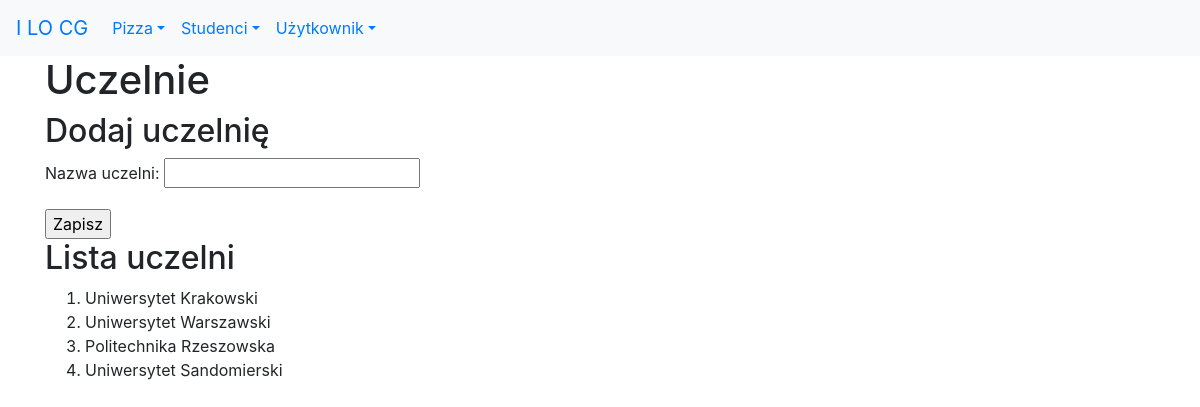
Page /studenci/uczelnie/ (signed in) on the earlier database version.
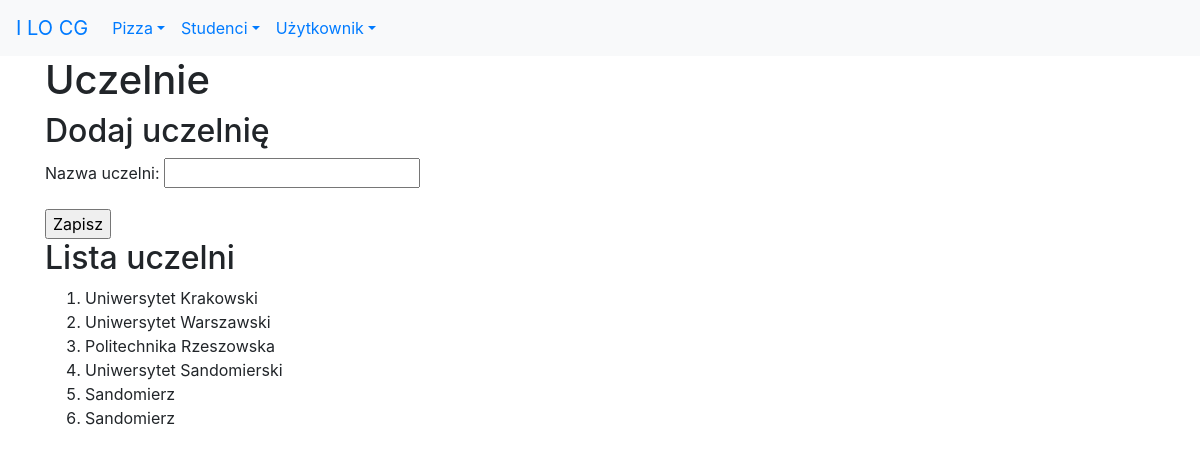
Same page on the later database version.
### studenci/models.py (models this page shows, shortened)
class Uczelnia(models.Model):
    nazwa = models.CharField(verbose_name='uczelnia', max_length=30)
    class Meta:
        verbose_name_plural = "uczelnie"

### studenci/views.py (the view)
# urls.py: path('uczelnie/', views.uczelnie, name='uczelnie'),
def uczelnie(request):
    if request.method == 'POST':
        form = UczelniaForm(request.POST)  # do wyjaśnienie
        if form.is_valid():
            print(form.cleaned_data)
            u = Uczelnia(nazwa=form.cleaned_data['nazwa'])
            u.save()
            messages.success(request, "Poprawnie dodano dane!")
            return redirect(reverse('studenci:uczelnie'))
        else:
            messages.error(request, "Niepoprawne dane!")
    else:
        form = UczelniaForm()
    uczelnie = Uczelnia.objects.all()
    kontekst = {'uczelnie': uczelnie, 'form': form}
    if request.user.has_perm('studenci.add_uczelnia'):
        return render(request, 'studenci/uczelnie.html', kontekst)
    else:
        messages.info(request, "Nie możesz dodawać uczelni!")
        return redirect(reverse('studenci:index'))

### studenci/forms.py
class UczelniaForm(forms.Form):
    nazwa = forms.CharField(
        label="Nazwa uczelni",
        max_length=30,
        widget=forms.TextInput()
    )

### studenci/templates/studenci/uczelnie.html (shortened to what this page needs)
{% extends 'szablon.html' %}
{% block naglowek %}Uczelnie{% endblock naglowek %}
{% block tresc %}
<h2>Dodaj uczelnię</h2>
    <form action="." method="POST">
        {{ form.as_p }}
        <input type="submit" value="Zapisz">
    </form>
<h2>Lista uczelni</h2>
<ol>
    {% for uczelnia in uczelnie %}
        <li>{{ uczelnia.nazwa }}</li>
    {% endfor %}
</ol>
{% endblock tresc %}

Differences in the rows shown:
added Uczelnia: nazwa "Sandomierz"
added Uczelnia: nazwa "Sandomierz"
